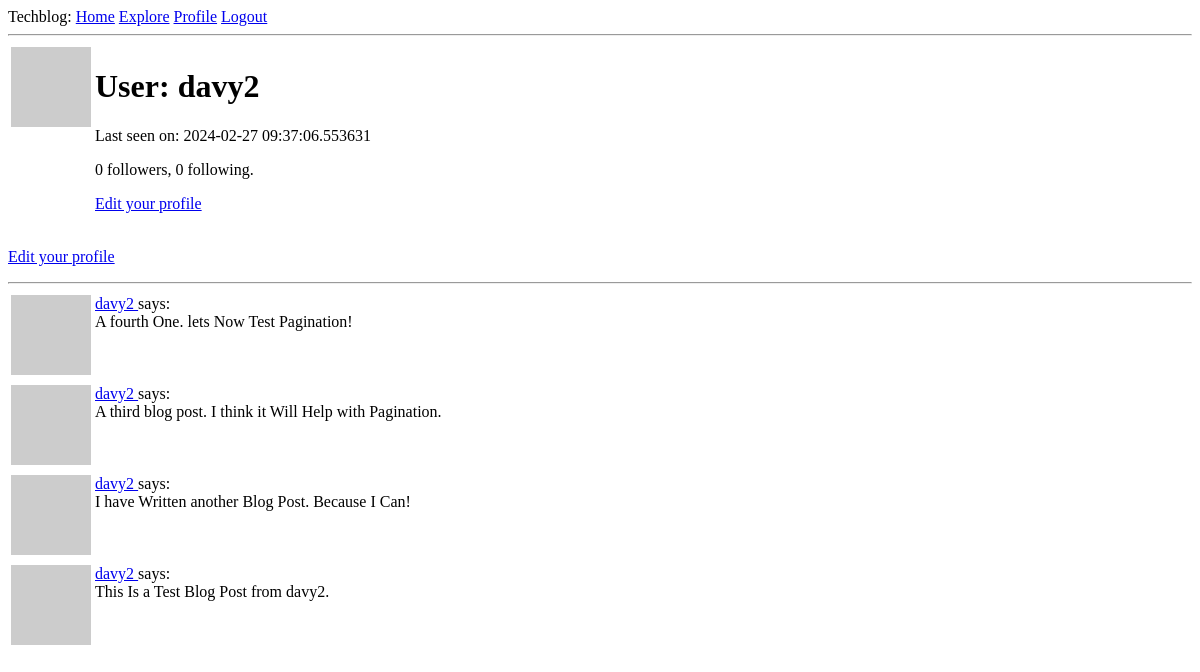
The page /user/davy2 (signed in) on the database as committed earlier.
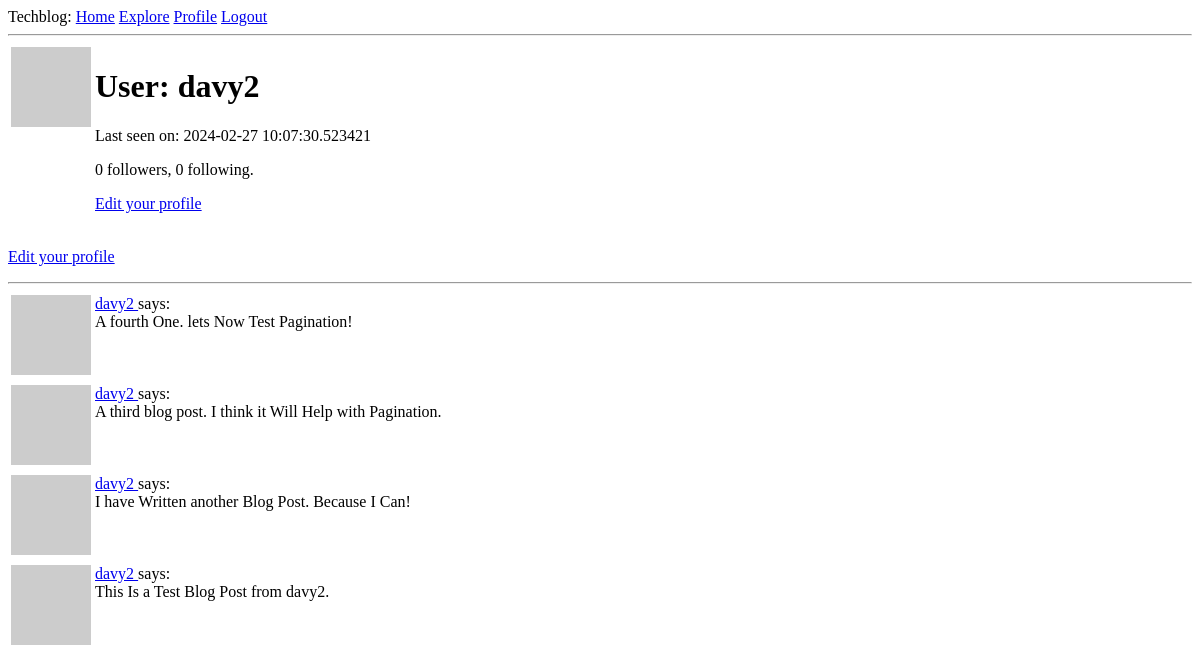
The same page on the database as committed later.
### app/models.py (models this page shows, shortened)
class User(UserMixin, db.Model):
    id: so.Mapped[int] = so.mapped_column(primary_key=True)
    username: so.Mapped[str] = so.mapped_column(sa.String(64), index=True,
                                                unique=True)
    email: so.Mapped[str] = so.mapped_column(sa.String(120), index=True,
                                             unique=True)
    password_hash: so.Mapped[Optional[str]] = so.mapped_column(sa.String(256))
    about_me: so.Mapped[Optional[str]] = so.mapped_column(sa.String(140))
    last_seen: so.Mapped[Optional[datetime]] = so.mapped_column(
        default=lambda: datetime.now(timezone.utc))
    posts: so.WriteOnlyMapped['Post'] = so.relationship(
        back_populates='author')
    following: so.WriteOnlyMapped['User'] = so.relationship(
        secondary=followers, primaryjoin=(followers.c.follower_id == id),
        secondaryjoin=(followers.c.followed_id == id),
        back_populates='followers')
    followers:so.WriteOnlyMapped['User'] = so.relationship(
        secondary=followers, primaryjoin=(followers.c.followed_id == id),
        secondaryjoin=(followers.c.follower_id == id),
        back_populates='following')
    def avatar(self, size):
        digest = md5(self.email.lower().encode('utf-8')).hexdigest()
        return f'https://www.gravatar.com/avatar/{digest}?d=identicon&s={size}'
    def followers_count(self):
        query = sa.select(sa.func.count()).select_from(
            self.followers.select().subquery())
        return db.session.scalar(query)
    def following_count(self):
        query = sa.select(sa.func.count()).select_from(
            self.following.select().subquery())
        return db.session.scalar(query)

class Post(db.Model):
    id: so.Mapped[int] = so.mapped_column(primary_key=True)
    body: so.Mapped[str] = so.mapped_column(sa.String(140))
    timestamp: so.Mapped[datetime] = so.mapped_column(
        index=True, default=lambda: datetime.now(timezone.utc))
    user_id: so.Mapped[int] = so.mapped_column(sa.ForeignKey(User.id),
                                               index=True)
    author: so.Mapped[User] = so.relationship(back_populates='posts')

### app/routes.py (the view)
@app.route('/user/<username>')
@login_required
def user(username):
    user = db.first_or_404(sa.select(User).where(User.username == username))
    page = request.args.get('page', 1, type=int)
    query = user.posts.select().order_by(Post.timestamp.desc())
    posts = db.paginate(query, page=page,
                        per_page=app.config['POSTS_PER_PAGE'],
                        error_out=False)
    next_url = url_for('user', username=user.username, page=posts.next_num) \
        if posts.has_next else None
    prev_url = url_for('user', username=user.username, page=posts.prev_num) \
        if posts.has_prev else None
    form = EmptyForm()
    return render_template('user.html', user=user, posts=posts.items,
                           next_url=next_url, prev_url=prev_url, form=form)

### app/models.py (called while the page is built)
@login.user_loader
def load_user(id):
    return db.session.get(User, int(id))

### app/routes.py (called while the page is built)
@app.before_request
def before_request():
    if current_user.is_authenticated:
        current_user.last_seen = datetime.now(timezone.utc)
        db.session.commit()

### app/templates/user.html (shortened to what this page needs)
{% extends "base.html" %}
{% block content %}
    <table>
        <tr valign="top">
            <td><img src="{{ user.avatar(128) }}"></td>
            <td>
                <h1>User: {{ user.username }}</h1>
                {% if user.last_seen %}<p>Last seen on: {{ user.last_seen }}</p>{% endif %}
                <p>{{ user.followers_count() }} followers, {{ user.following_count() }} following.</p>
                {% if user == current_user %}
                <p><a href="{{ url_for('edit_profile') }}">Edit your profile</a></p>
                {% endif %}
            </td>
        </tr>
    </table>
    {% if user == current_user %}
    <p><a href="{{ url_for('edit_profile') }}">Edit your profile</a></p>
    {% endif %}
    <hr>
    {% for post in posts %}
        {% include '_post.html' %}
    {% endfor %}
{% endblock %}

### app/templates/base.html (shortened to what this page needs)
<!doctype html>
<html>
    <head>
    </head>
    <body>
        <div>
            Techblog:
            <a href="{{ url_for('index') }}">Home</a>
            <a href="{{ url_for('explore') }}">Explore</a>
            {% if current_user.is_anonymous %}
            <a href="{{ url_for('login') }}">Login</a>
            {% else %}
            <a href="{{ url_for('user', username=current_user.username) }}">Profile</a>
            <a href="{{ url_for('logout') }}">Logout</a>
            {% endif %}
        </div>
        <hr>
        {% block content %}{% endblock %}
    </body>
</html>

### app/templates/_post.html
<table>
    <tr valign="top">
        <td><img src="{{ post.author.avatar(36) }}"></td>
        <td>
            <a href="{{ url_for('user', username=post.author.username) }}">
                {{ post.author.username }}
            </a>
            says:<br>{{ post.body }}
        </td>
    </tr>
</table>

Rows that differ between the two databases and show on the page:
changed User "davy2": last_seen "2024-02-27 09:37:06.553631" → "2024-02-27 10:07:30.523421"
